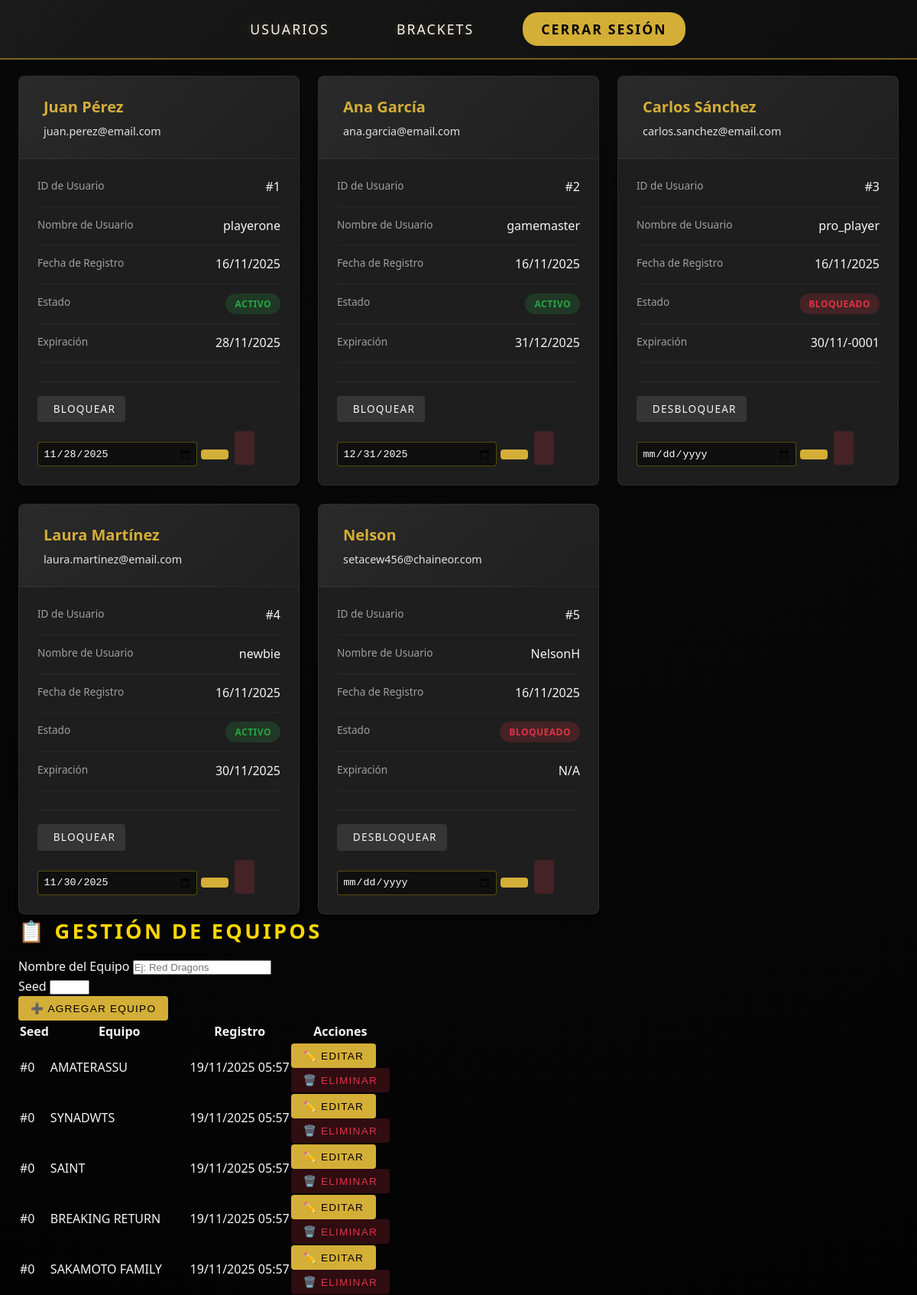
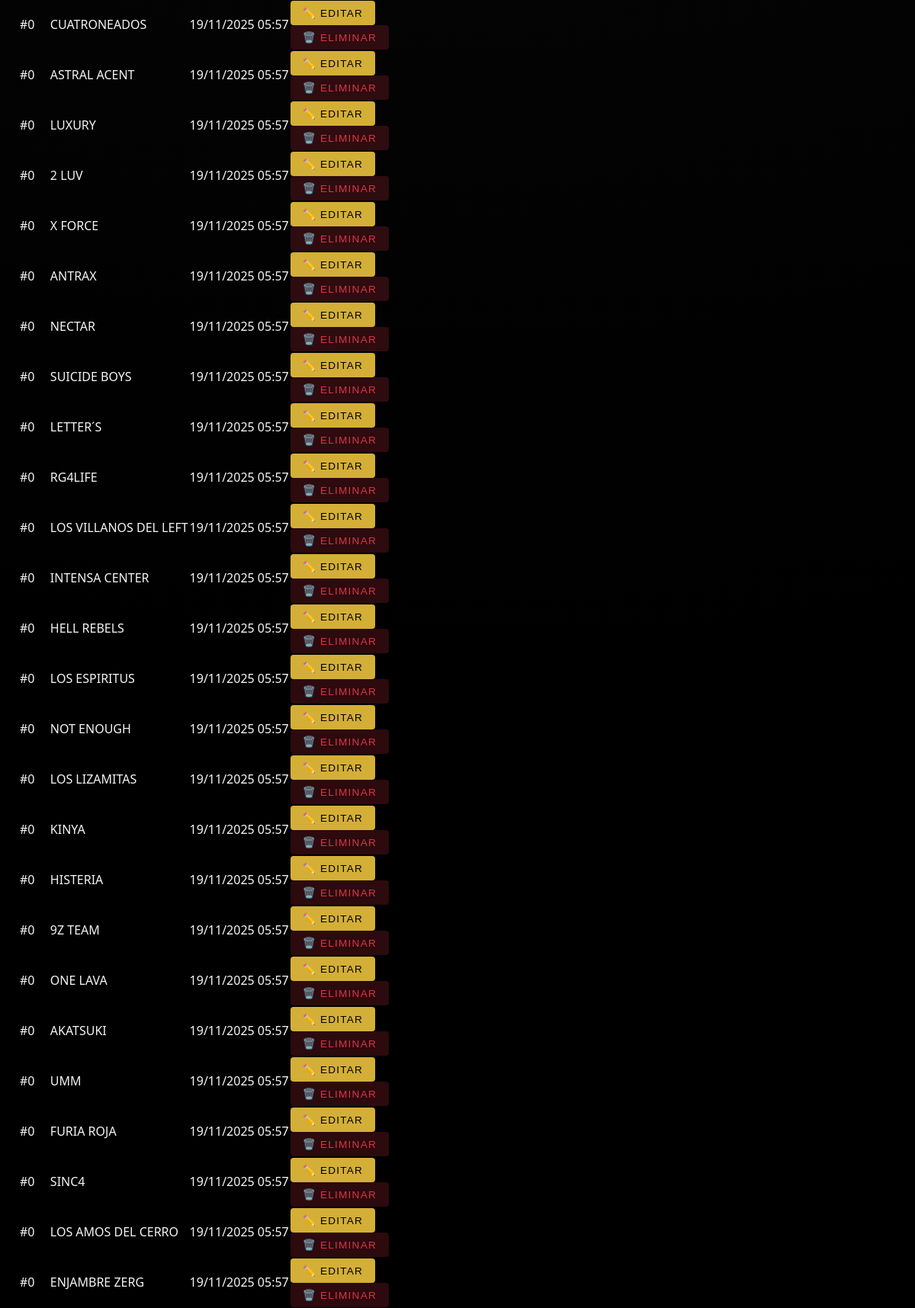
The app's page /admin/dashboard.php (signed in, upper part) with its own data (2 pictures, top to bottom).
### tables this page shows
CREATE TABLE `usuarios` (
  `id` int(11) NOT NULL,
  `usuario` varchar(50) NOT NULL,
  `nombre` varchar(100) NOT NULL,
  `email` varchar(100) NOT NULL,
  `password` varchar(255) NOT NULL,
  `fecha_registro` timestamp NOT NULL DEFAULT current_timestamp(),
  `estado` varchar(20) NOT NULL DEFAULT 'activo',
  `fecha_expiracion` date DEFAULT NULL
);

CREATE TABLE `equipos` (
  `id` int(11) NOT NULL,
  `nombre` varchar(100) NOT NULL,
  `seed` int(11) NOT NULL,
  `activo` tinyint(1) DEFAULT 1,
  `fecha_registro` timestamp NOT NULL DEFAULT current_timestamp()
);

### admin/dashboard.php (the view, shortened to what this page needs)
<?php
require_once '../cnt/conexion.php';
$sql = "SELECT id, usuario, nombre, email, fecha_registro, estado, fecha_expiracion FROM usuarios";
$result = $conn->query($sql);
$equipos = [];
$equipos_query = $conn->query("SELECT * FROM equipos ORDER BY seed ASC");
if ($equipos_query) {
    while ($row = $equipos_query->fetch_assoc()) {
        $equipos[] = $row;
    }
}
?>
<!DOCTYPE html>
<html lang="es">
<head>
  <link rel="stylesheet" href="../styles.css" />
</head>
<body>
  <header class="top-bar">
    <nav class="nav-links">
      <a href="dashboard.php">Usuarios</a>
      <a href="brackets.php">Brackets</a>
      <a href="logout.php">Cerrar Sesión</a>
    </nav>
  </header>
  <main class="section">
    <h1 class="page-title">Gestión de Usuarios</h1>
    <div class="users-grid">
      <?php if ($result->num_rows > 0): ?>
        <?php while($row = $result->fetch_assoc()): ?>
          <div class="user-card">
            <div class="user-header">
              <h3 class="user-name">
                <?php echo htmlspecialchars($row['nombre']); ?>
              </h3>
              <p class="user-email">
                <?php echo htmlspecialchars($row['email']); ?>
              </p>
            </div>
            <div class="user-details">
              <div class="detail-row">
                <span class="detail-label">ID de Usuario</span>
                <span class="detail-value">#<?php echo $row['id']; ?></span>
              </div>
              <div class="detail-row">
                <span class="detail-label">Nombre de Usuario</span>
                <span class="detail-value"><?php echo htmlspecialchars($row['usuario']); ?></span>
              </div>
              <div class="detail-row">
                <span class="detail-label">Fecha de Registro</span>
                <span class="detail-value"><?php echo date('d/m/Y', strtotime($row['fecha_registro'])); ?></span>
              </div>
              <div class="detail-row">
                <span class="detail-label">Estado</span>
                <span class="status-badge status-<?php echo $row['estado'] === 'activo' ? 'active' : 'inactive'; ?>">
                  <?php echo ucfirst($row['estado']); ?>
                </span>
              </div>
              <div class="detail-row">
                <span class="detail-label">Expiración</span>
                <span class="detail-value">
                  <?php
                    echo $row['fecha_expiracion']
                      ? date('d/m/Y', strtotime($row['fecha_expiracion']))
                      : 'N/A';
                  ?>
                </span>
              </div>
              <div class="action-buttons">
                <a href="gestionar_usuario.php?accion=bloquear&id=<?php echo $row['id']; ?>"
                   class="btn btn-secondary">
                  <?php echo $row['estado'] === 'activo' ? 'Bloquear' : 'Desbloquear'; ?>
                </a>
                <form action="gestionar_usuario.php" method="POST" class="expiration-form">
                  <input type="date" name="fecha_expiracion"
                         value="<?php echo $row['fecha_expiracion'] ? $row['fecha_expiracion'] : ''; ?>"
                         title="Fecha de expiración">
                  <button type="submit" class="btn btn-primary" title="Guardar fecha">
                  </button>
                </form>
                <a href="gestionar_usuario.php?accion=eliminar&id=<?php echo $row['id']; ?>"
                   class="btn btn-danger"
                   onclick="return confirm('¿Estás seguro de que quieres eliminar a este usuario?');"
                   title="Eliminar usuario">
                </a>
              </div>
            </div>
          </div>
        <?php endwhile; ?>
      <?php endif; ?>
    </div>
    <div class="admin-modules">
      <div class="admin-card" id="gestion-equipos">
        <h2>📋 Gestión de Equipos</h2>
        <form method="POST">
          <div>
            <label>Nombre del Equipo</label>
            <input type="text" name="nombre_equipo" placeholder="Ej: Red Dragons" required>
          </div>
          <div>
            <label>Seed</label>
            <input type="number" name="seed" min="1" max="64" required>
          </div>
          <button type="submit" class="btn btn-primary">➕ Agregar Equipo</button>
        </form>
        <table class="admin-table">
          <thead>
            <tr>
              <th>Seed</th>
              <th>Equipo</th>
              <th>Registro</th>
              <th>Acciones</th>
            </tr>
          </thead>
          <tbody>
            <?php if (count($equipos) === 0): ?>
              <tr>
                <td colspan="4">No hay equipos registrados todavía.</td>
              </tr>
            <?php else: ?>
              <?php foreach ($equipos as $equipo): ?>
                <tr>
                  <td>#<?php echo $equipo['seed']; ?></td>
                  <td><?php echo htmlspecialchars($equipo['nombre']); ?></td>
                  <td><?php echo date('d/m/Y H:i', strtotime($equipo['fecha_registro'])); ?></td>
                  <td>
                    <div class="admin-actions">
                      <button type="button"
                              class="btn btn-primary btn-small"
                              onclick="abrirModalEquipo(<?php echo $equipo['id']; ?>, '<?php echo htmlspecialchars($equipo['nombre']); ?>', <?php echo $equipo['seed']; ?>)">✏️ Editar</button>
                      <form method="POST" onsubmit="return confirm('¿Eliminar este equipo?');">
                        <button type="submit" class="btn btn-danger btn-small">🗑️ Eliminar</button>
                      </form>
                    </div>
                  </td>
                </tr>
              <?php endforeach; ?>
            <?php endif; ?>
          </tbody>
        </table>
      </div>
    </div>
  </main>
</body>
</html>

### styles.css (style rules this page uses)
* { box-sizing: border-box; margin: 0; padding: 0; }
body { font-family: system-ui, -apple-system, BlinkMacSystemFont, 'Segoe UI', sans-serif; background: radial-gradient(circle at top, #0a0a0a 0%, #000000 50%, #000000 100%); color: #f5f5f5; min-height: 100vh; }
.top-bar { display: flex; justify-content: center; align-items: center; padding: 1.8rem 7vw; position: fixed; top: 0; left: 0; right: 0; backdrop-filter: blur(20px); background: linear-gradient(135deg, rgba(0,0,0,0.95), rgba(10,10,10,0.85), rgba(5,5,5,0.9)); border-bottom: 2px solid rgba(212, 175, 55, 0.5); box-shadow: 0 4px 20px rgba(212, 175, 55, 0.2), 0 0 40px rgba(255, 215, 0, 0.1); z-index: 10; transform: translateY(0); transition: transform 0.3s ease-in-out; }
.nav-links { display: flex; gap: 2.5rem; font-size: 1.1rem; font-weight: 600; text-transform: uppercase; letter-spacing: 0.12em; }
.nav-links a { color: #f5f5f5; text-decoration: none; position: relative; padding: 0.8rem 1.2rem; border-radius: 8px; transition: all 0.3s ease; text-shadow: 0 0 8px rgba(212, 175, 55, 0.3); }
.nav-links a::after { content: ''; position: absolute; left: 0; bottom: -0.3rem; width: 0; height: 3px; background: linear-gradient(90deg, #ff6b35, #ff4d00, #ff8c42); border-radius: 2px; transition: width 0.3s ease-out; box-shadow: 0 0 10px rgba(255, 77, 0, 0.6); }
.btn { padding: 0.9rem 1.8rem; border-radius: 999px; border: 1px solid rgba(255, 215, 0, 0.6); text-decoration: none; text-transform: uppercase; font-size: 0.9rem; letter-spacing: 0.09em; transition: transform 0.15s ease-out, box-shadow 0.15s ease-out, background 0.15s ease-out, color 0.15s ease-out; }
.section { padding: 3rem 7vw; max-width: 900px; margin: 0 auto; }
.section h2 { font-size: 1.7rem; margin-bottom: 0.8rem; color: #ffd700; text-transform: uppercase; letter-spacing: 0.12em; }
.section p { color: #e0e0e0; line-height: 1.6; }

### records on screen
usuarios: nombre "Juan Pérez", email "juan.perez@email.com", id "1", usuario "playerone", fecha_registro "16/11/2025", estado "ACTIVO", fecha_expiracion "28/11/2025", shows "BLOQUEAR", fecha_expiracion "11/28/2025"
usuarios: nombre "Ana García", email "ana.garcia@email.com", id "2", usuario "gamemaster", fecha_registro "16/11/2025", estado "ACTIVO", fecha_expiracion "31/12/2025", shows "BLOQUEAR", fecha_expiracion "12/31/2025"
usuarios: nombre "Carlos Sánchez", email "carlos.sanchez@email.com", id "3", usuario "pro_player", fecha_registro "16/11/2025", estado "BLOQUEADO", fecha_expiracion "30/11/-0001", shows "DESBLOQUEAR"
usuarios: nombre "Laura Martínez", email "laura.martinez@email.com", id "4", usuario "newbie", fecha_registro "16/11/2025", estado "ACTIVO", fecha_expiracion "30/11/2025", shows "BLOQUEAR", fecha_expiracion "11/30/2025"
usuarios: nombre "Nelson", email "setacew456@chaineor.com", id "5", usuario "NelsonH", fecha_registro "16/11/2025", estado "BLOQUEADO", shows "N/A", shows "DESBLOQUEAR"
equipos: seed "0", nombre "AMATERASSU", fecha_registro "19/11/2025 05:57"
equipos: seed "0", nombre "SYNADWTS", fecha_registro "19/11/2025 05:57"
equipos: seed "0", nombre "SAINT", fecha_registro "19/11/2025 05:57"
equipos: seed "0", nombre "BREAKING RETURN", fecha_registro "19/11/2025 05:57"
equipos: seed "0", nombre "SAKAMOTO FAMILY", fecha_registro "19/11/2025 05:57"
equipos: seed "0", nombre "CUATRONEADOS", fecha_registro "19/11/2025 05:57"
equipos: seed "0", nombre "ASTRAL ACENT", fecha_registro "19/11/2025 05:57"
equipos: seed "0", nombre "LUXURY", fecha_registro "19/11/2025 05:57"
equipos: seed "0", nombre "2 LUV", fecha_registro "19/11/2025 05:57"
equipos: seed "0", nombre "X FORCE", fecha_registro "19/11/2025 05:57"
equipos: seed "0", nombre "ANTRAX", fecha_registro "19/11/2025 05:57"
equipos: seed "0", nombre "NECTAR", fecha_registro "19/11/2025 05:57"
equipos: seed "0", nombre "SUICIDE BOYS", fecha_registro "19/11/2025 05:57"
equipos: seed "0", nombre "LETTER´S", fecha_registro "19/11/2025 05:57"
equipos: seed "0", nombre "RG4LIFE", fecha_registro "19/11/2025 05:57"
equipos: seed "0", nombre "LOS VILLANOS DEL LEFT", fecha_registro "19/11/2025 05:57"
equipos: seed "0", nombre "INTENSA CENTER", fecha_registro "19/11/2025 05:57"
equipos: seed "0", nombre "HELL REBELS", fecha_registro "19/11/2025 05:57"
equipos: seed "0", nombre "LOS ESPIRITUS", fecha_registro "19/11/2025 05:57"
equipos: seed "0", nombre "NOT ENOUGH", fecha_registro "19/11/2025 05:57"
equipos: seed "0", nombre "LOS LIZAMITAS", fecha_registro "19/11/2025 05:57"
equipos: seed "0", nombre "KINYA", fecha_registro "19/11/2025 05:57"
equipos: seed "0", nombre "HISTERIA", fecha_registro "19/11/2025 05:57"
equipos: seed "0", nombre "9Z TEAM", fecha_registro "19/11/2025 05:57"
equipos: seed "0", nombre "ONE LAVA", fecha_registro "19/11/2025 05:57"
equipos: seed "0", nombre "AKATSUKI", fecha_registro "19/11/2025 05:57"
equipos: seed "0", nombre "UMM", fecha_registro "19/11/2025 05:57"
equipos: seed "0", nombre "FURIA ROJA", fecha_registro "19/11/2025 05:57"
equipos: seed "0", nombre "SINC4", fecha_registro "19/11/2025 05:57"
equipos: seed "0", nombre "LOS AMOS DEL CERRO", fecha_registro "19/11/2025 05:57"
equipos: seed "0", nombre "ENJAMBRE ZERG", fecha_registro "19/11/2025 05:57"
